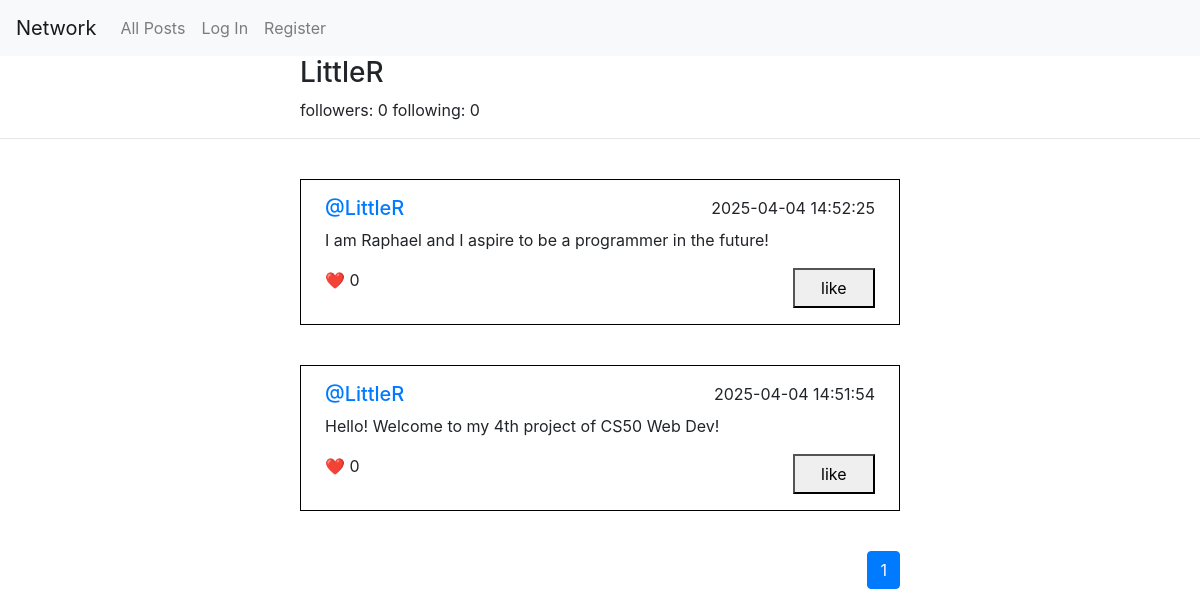
The app's page /profile/1 with its own data.
### network/models.py (models this page shows)
class User(AbstractUser):
    pass

class Post(models.Model):
    user = models.ForeignKey(User, on_delete=models.CASCADE, related_name="user_posts")
    content = models.CharField(max_length=1024)
    datetime = models.DateTimeField(auto_now_add=True)

### network/views.py (the view)
# urls.py: path("profile/<int:user_id>", views.profile, name="profile"),
def profile(request, user_id):
    user = User.objects.get(pk=user_id)
    followers_count = get_followers_count(user_id)
    following_count = get_following_count(user_id)
    post_page, page_count, page_list = get_post_page(user_id=[user_id])
    if request.user.id != user_id:
        is_following = check_following(request.user.id, user_id)
    else:
        is_following = None
    return render(request, "network/profile.html", {
        "profile_user": user,
        "followers_count": followers_count,
        "following_count": following_count,
        "is_following": is_following,
        "post_page": post_page,
        "page_no": 1,
        "page_count": page_count,
        "page_list": page_list
        })

### network/views.py (called while the page is built)
def get_followers_count(user_id):
    return Following.objects.filter(following__id=user_id).count()

def get_following_count(user_id):
    return Following.objects.filter(user__id=user_id).count()

def get_likes_count(post_id):
    return Like.objects.filter(post__id=post_id).count()

def check_following(login_user, profile_user):
    if Following.objects.filter(user__id=login_user, following__id=profile_user):
        return True
    else:
        return False

### network/templates/network/profile.html (shortened to what this page needs)
{% extends "network/layout.html" %}
{% load static %}
{% block body %}
    <link href="{% static 'network/css/profile.css' %}" rel="stylesheet">
    <div id="profile-top-div">
        <div id="profile-header-div">
            <h3>{{ profile_user.username }}</h3>
        </div>
        <div id="followers-following-div">
            followers: <span id="followers-count">{{ followers_count }}</span>
            following: <span id="following-count">{{ following_count }}</span>
        </div>
    </div>
    <hr>
    <div id="posts-div">
        {% for post in post_page %}
        <div class="post-div">
            <div class="post-header-div">
                <h5 class="post-user"><a href="{% url 'profile' post.user.id %}">@{{ post.user.username }}</a></h5>
                <div class="post-datetime">{{ post.datetime }}</div>
            </div>
            <div class="post-content-div">
                <p class="post-content">{{ post.content }}</p>
            </div>
            <div class="post-like-div">
                <p class="post-likes">❤️ <span class="likes-count">{{ post.likes_count }}</span></p>
                <button class="like-post-button" onclick="like_post(this)">like</button>
            </div>
        </div>
        {% endfor %}
        {% if post_page %}
            <nav aria-label="Page navigation example" id="pagination-nav">
                <ul class="pagination">
                    {% for num in page_list %}
                        {% if num == page_no %}
                            <li class="page-item active" aria-current="page">
                                <a class="page-link" href="#">{{ num }}</a>
                            </li>
                        {% else %}
                            <li class="page-item">
                                <a class="page-link" data-page="{{ num }}" onclick="fetch_profile_page(this)">{{ num }}</a>
                            </li>
                        {% endif %}
                    {% endfor %}
                </ul>
            </nav>
        {% endif %}
    </div>
{% endblock %}

### network/static/network/css/styles.css (style rules this page uses)
#posts-div { width: 50vw; margin: auto; position: relative; }
.post-div { width: 100%; margin-top: 5vh; padding: 2vh 2vw; border: solid black 1px; }
.post-header-div, .post-content-div, .post-like-div { display: flex; flex-direction: row; justify-content: space-between; }
.edit-post-button, .confirm-post-button, .like-post-button { height: 5vh; width: 15%; }
.post-content, .content-textarea { width: 85%; resize: none; }
#pagination-nav { position: absolute; right: 0; margin-top: 5vh; }

### network/static/network/css/profile.css (style rules this page uses)
#profile-top-div { width: 50vw; margin: auto; }
#profile-header-div { display: flex; flex-direction: row; justify-content: space-between; }

### records on screen
User: username "LittleR", user.username "LittleR" "LittleR"
Post: content "I am Raphael and I aspire to be a programmer in the future!"
Post: content "Hello! Welcome to my 4th project of CS50 Web Dev!"

### other values on screen
{{ followers_count }} "0"
{{ following_count }} "0"
{{ post.datetime }} "2025-04-04 14:52:25" "2025-04-04 14:51:54"
{{ post.likes_count }} "0" "0"
{{ num }} "1"
